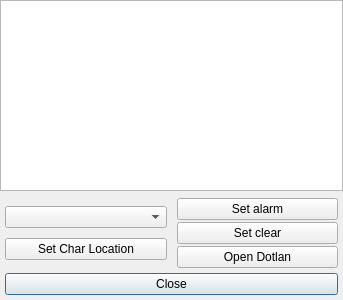
<?xml version="1.0" encoding="UTF-8"?>
<ui version="4.0">
 <class>Dialog</class>
 <widget class="QDialog" name="Dialog">
  <property name="windowModality">
   <enum>Qt::NonModal</enum>
  </property>
  <property name="geometry">
   <rect>
    <x>0</x>
    <y>0</y>
    <width>343</width>
    <height>300</height>
   </rect>
  </property>
  <property name="minimumSize">
   <size>
    <width>0</width>
    <height>0</height>
   </size>
  </property>
  <property name="windowTitle">
   <string>Dialog</string>
  </property>
  <property name="modal">
   <bool>false</bool>
  </property>
  <layout class="QGridLayout" name="gridLayout">
   <property name="leftMargin">
    <number>0</number>
   </property>
   <property name="topMargin">
    <number>0</number>
   </property>
   <property name="rightMargin">
    <number>0</number>
   </property>
   <property name="bottomMargin">
    <number>0</number>
   </property>
   <property name="spacing">
    <number>0</number>
   </property>
   <item row="0" column="0">
    <layout class="QVBoxLayout" name="verticalLayout">
     <item>
      <widget class="QListWidget" name="chat">
       <property name="selectionMode">
        <enum>QAbstractItemView::NoSelection</enum>
       </property>
      </widget>
     </item>
     <item>
      <widget class="QWidget" name="widget" native="true">
       <property name="minimumSize">
        <size>
         <width>0</width>
         <height>31</height>
        </size>
       </property>
       <layout class="QGridLayout" name="gridLayout_2">
        <property name="leftMargin">
         <number>0</number>
        </property>
        <property name="topMargin">
         <number>0</number>
        </property>
        <property name="rightMargin">
         <number>0</number>
        </property>
        <property name="bottomMargin">
         <number>0</number>
        </property>
        <property name="spacing">
         <number>0</number>
        </property>
        <item row="2" column="0">
         <layout class="QVBoxLayout" name="verticalLayout_3">
          <property name="spacing">
           <number>5</number>
          </property>
          <property name="leftMargin">
           <number>5</number>
          </property>
          <property name="topMargin">
           <number>5</number>
          </property>
          <property name="rightMargin">
           <number>5</number>
          </property>
          <property name="bottomMargin">
           <number>5</number>
          </property>
          <item>
           <widget class="QPushButton" name="closeButton">
            <property name="text">
             <string>Close</string>
            </property>
           </widget>
          </item>
         </layout>
        </item>
        <item row="0" column="0">
         <layout class="QHBoxLayout" name="horizontalLayout">
          <property name="spacing">
           <number>10</number>
          </property>
          <property name="leftMargin">
           <number>5</number>
          </property>
          <property name="topMargin">
           <number>7</number>
          </property>
          <property name="rightMargin">
           <number>5</number>
          </property>
          <property name="bottomMargin">
           <number>0</number>
          </property>
          <item>
           <layout class="QVBoxLayout" name="location_vlayout">
            <property name="spacing">
             <number>2</number>
            </property>
            <item>
             <widget class="QComboBox" name="playerNamesBox"/>
            </item>
            <item>
             <widget class="QPushButton" name="locationButton">
              <property name="text">
               <string>Set Char Location</string>
              </property>
             </widget>
            </item>
           </layout>
          </item>
          <item>
           <layout class="QVBoxLayout" name="status_vlayout">
            <property name="spacing">
             <number>2</number>
            </property>
            <item>
             <widget class="QPushButton" name="alarmButton">
              <property name="text">
               <string>Set alarm</string>
              </property>
             </widget>
            </item>
            <item>
             <widget class="QPushButton" name="clearButton">
              <property name="text">
               <string>Set clear</string>
              </property>
             </widget>
            </item>
            <item>
             <widget class="QPushButton" name="dotlanButton">
              <property name="text">
               <string>Open Dotlan</string>
              </property>
             </widget>
            </item>
           </layout>
          </item>
         </layout>
        </item>
       </layout>
      </widget>
     </item>
    </layout>
   </item>
  </layout>
 </widget>
 <resources/>
 <connections/>
</ui>
